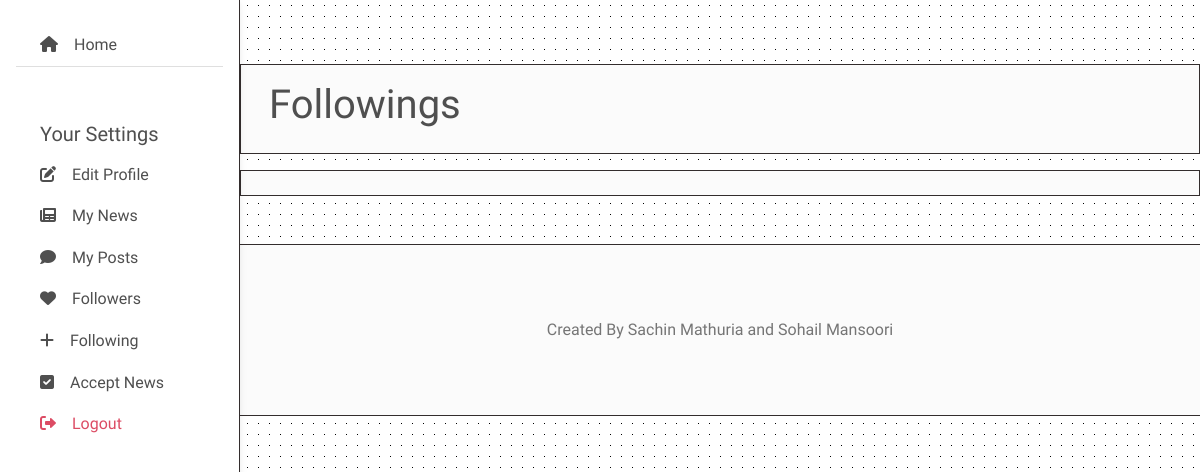
Page /profile/settings/following (signed in) on the earlier database version.
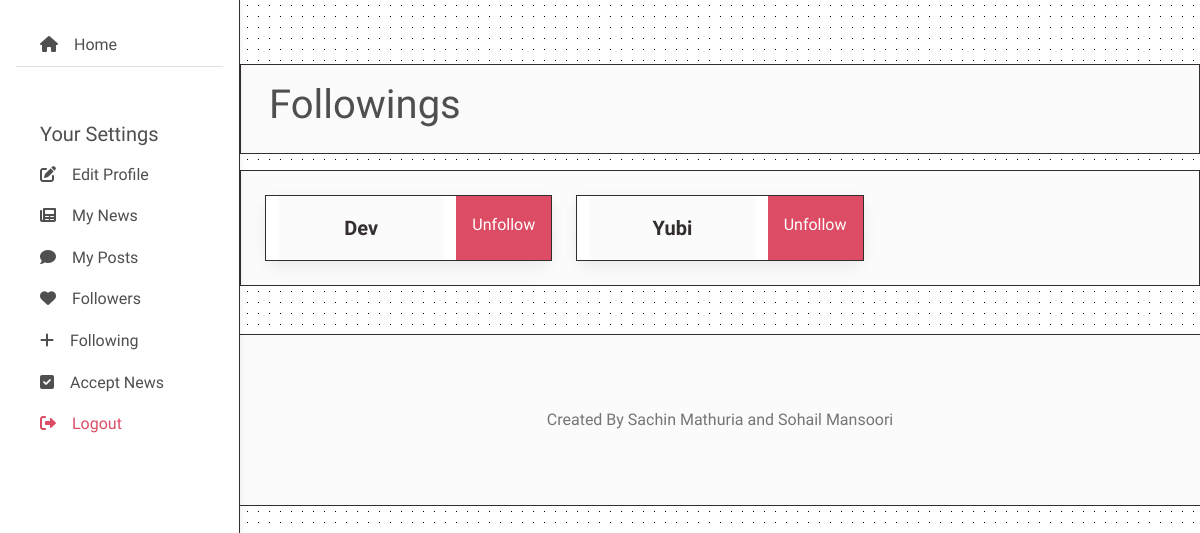
Same page on the later database version.
### user_models/models.py (models this page shows, shortened)
class Followings(models.Model):
    user_id = models.ForeignKey(User, related_name='following', on_delete=models.CASCADE)
    following_user_id = models.ForeignKey(User, related_name='follower', on_delete=models.CASCADE)

class User(AbstractUser):
    class Designations(models.TextChoices):
        STUDENT = ('STUDENT', 'Student')
        FACULTY = ('FACULTY', 'Faculty')
    class Departments(models.TextChoices):
        NO_DEPARTMENT = ('NO_DEPARTMENT', '-------------')
        B_TECH = ('B_TECH', 'B.Tech')
        M_TECH = ('M_TECH', 'M.Tech')
        BCA = ('BCA', 'BCA')
        BSC_IT = ('BSC_IT', 'Bsc.IT')
        MCA = ('MCA', 'MCA')
        MSC_IT = ('MSC_IT', 'MSc.IT')
        ARTS = ('ARTS', 'Arts')
        BBA = ('BBA', 'BBA')
        MBA = ('MBA', 'MBA')
        LAW = ('LAW', 'Law')
        MBBS = ('MBBS', 'MBBS')
        ARCHITECTURE = ('ARCHITECTURE', 'Architecture')
        DIPLOMA = ('DIPLOMA', 'Diploma')
    designation = models.CharField(max_length=30, choices=Designations.choices)
    department = models.CharField(max_length=30, choices=Departments.choices, default=Departments.NO_DEPARTMENT)
    is_elevated = models.BooleanField(default=False)

### profile_settings/views.py (the view)
# urls.py: path('profile/settings/following', following, name='following'),
@login_required(login_url='login_page')
def following(request):
    user = request.user
    all_following = user.following.all()
    context = {
        'user': user,
        'all_following': all_following,
    }
    return render(request, 'profile_settings/following.html', context)

### templates/profile_settings/following.html (shortened to what this page needs)
{% extends 'base_templates/base.html' %}
{% block navbar %}
{% include 'base_templates/navbar_settings.html' %}
{% endblock %}
{% block body %}
<div class="row  border border-1 border-dark p-3 bg-light">
    <h1 class="display-6">
        Followings
    </h1>
</div>
<div class="row mt-3 border border-1 border-dark pb-4 bg-light">
    <div class="row row-cols-1 row-cols-md-3 g-4" style="margin-top: 0px;margin-right: 0px;margin-left: 0px;">
        {% for following in all_following %}
        <div class="col">
            <div class="card border-1 border rounded-0 border-dark">
                <div class="card-body row" style="padding: 0px; margin: 0px;">
                    <a href="{% url 'user_profile' following.following_user_id %}" class="col-8">
                        <p class="card-text text-center text-dark fw-bold fs-5 p-3 bg-light">
                            {{following.following_user_id|capfirst}}
                        </p>
                    </a>
                    <a href="{% url 'unfollow' following.following_user_id %}" style="background-color: rgb(255, 255, 255);" class="col-4 p-3 bg-danger text-white text-center">
                        Unfollow
                    </a>
                </div>
            </div>
        </div>
        {% endfor %}
    </div>
</div>
{% endblock %}

Differences in the rows shown:
added Followings: following_user_id "Dev"
added Followings: following_user_id "Yubi"
